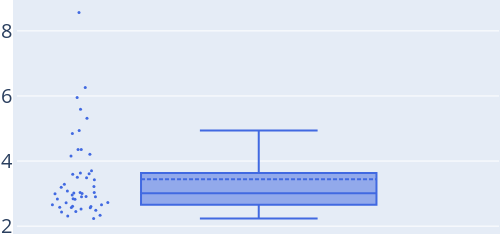

Notebook cell for this chart:
### Code cell
trace = box(y=(time),
boxpoints="all",
marker=attr(
        color="LightSkyBlue",
        size=3),
quartilemethod="linear",
name="",
marker_color="royalblue",
boxmean=true)

layout = Layout(
    autosize=false,
    width=500,
    height=200,
    margin=attr(l=1, r=1, b=1, t=1, pad=4),
    font_size=20,
)
p_time_hkpv = PlotlyJS.plot(trace,layout)

### Figure 1 — Plotly figure (JSON) as saved in the notebook; plotly's stock layout.template omitted (floating-point values rounded to 4 significant figures)
{"data": [{"boxmean": true, "boxpoints": "all", "marker": {"color": "royalblue", "size": 3}, "name": "", "quartilemethod": "linear", "type": "box", "y": [2.234, 2.529, 2.451, 2.72, 3.504, 2.574, 2.334, 2.313, 3.082, 2.992, 2.437, 3.701, 2.914, 2.577, 2.906, 3.032, 3.192, 2.958, 5.591, 3.485, 5.952, 8.566, 3.217, 4.207, 4.358, 3.633, 5.312, 3.006, 6.261, 4.937, 4.352, 4.847, 4.155, 3.015, 2.843, 2.825, 2.491, 2.564, 2.656, 2.904, 3.612, 3.289, 3.592, 2.657, 3.036, 2.608, 2.607, 2.834, 2.727, 3.425]}], "layout": {"autosize": false, "font": {"size": 20}, "height": 200, "margin": {"b": 1, "l": 1, "pad": 4, "r": 1, "t": 1}, "width": 500}}
